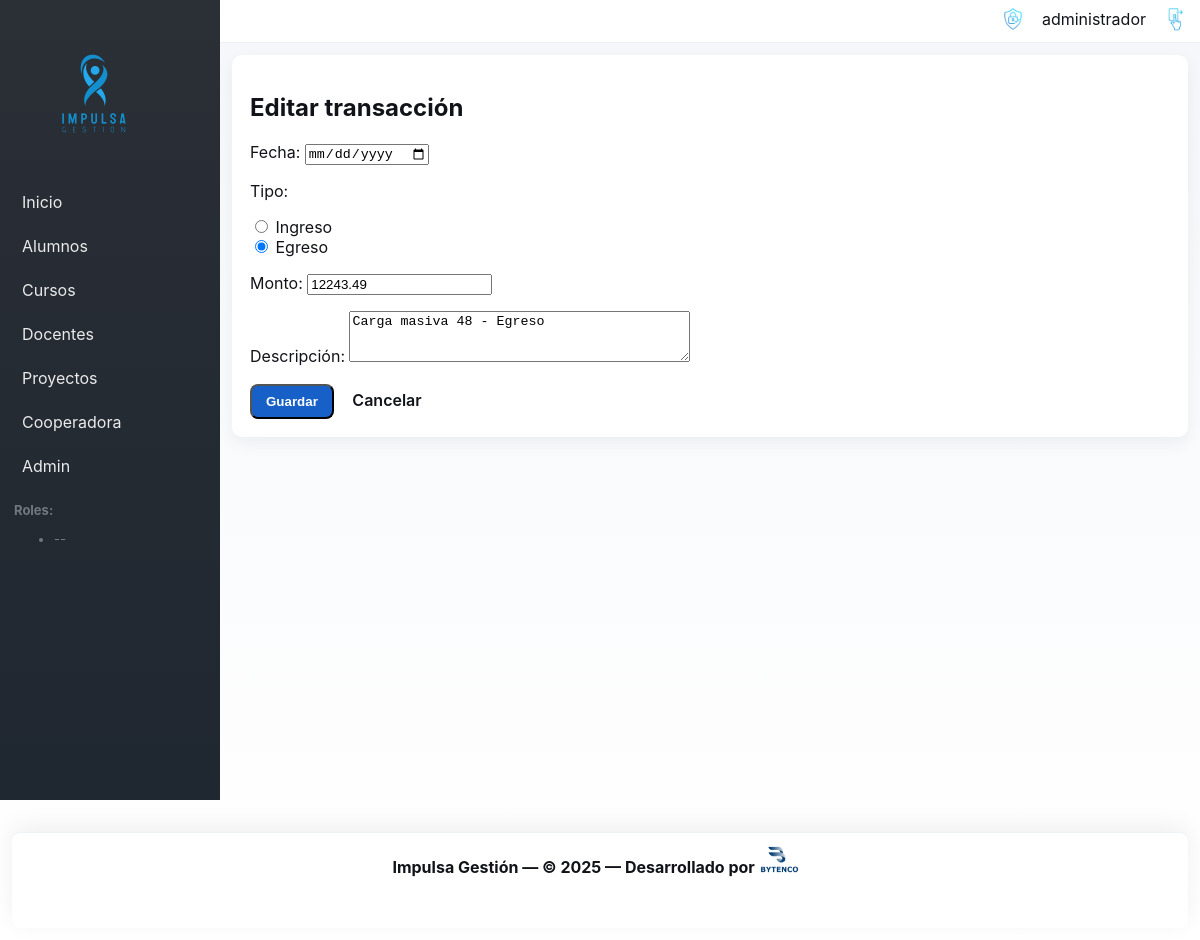
Page /cooperadora/transactions/52/edit/ (signed in) on the committed database.
### cooperadora/models.py (models this page shows, shortened)
class Transaction(models.Model):
    INCOME = 'IN'
    EXPENSE = 'EX'
    ADJUSTMENT = 'AJ'
    TYPE_CHOICES = [
        (INCOME, 'Ingreso'),
        (EXPENSE, 'Egreso'),
        (ADJUSTMENT, 'Ajuste'),
    ]
    date = models.DateField()
    type = models.CharField(max_length=2, choices=TYPE_CHOICES)
    amount = models.DecimalField(max_digits=12, decimal_places=2)
    description = models.TextField(blank=True)
    class Meta:
        permissions = [
            ("manage_adjustments", "Can add/change adjustments"),
        ]

### cooperadora/views.py (the view)
# urls.py: path('transactions/<int:pk>/edit/', views.TransactionUpdateView.as_view(), name='transaction_edit'),
class TransactionUpdateView(LoginRequiredMixin, PermissionRequiredMixin, UpdateView):
    model = Transaction
    form_class = TransactionForm
    template_name = 'cooperadora/transaction_form.html'
    success_url = reverse_lazy('cooperadora:transaction_list')
    permission_required = 'cooperadora.change_transaction'

### cooperadora/forms.py
class TransactionForm(forms.ModelForm):
    class Meta:
        model = Transaction
        fields = ['date', 'type', 'amount', 'description']
        labels = {
            'date': 'Fecha',
            'type': 'Tipo',
            'amount': 'Monto',
            'description': 'Descripción',
        }
        widgets = {
            'date': forms.DateInput(attrs={'type': 'date'}),
            'type': forms.RadioSelect(),
            'amount': forms.NumberInput(attrs={'step': '0.01'}),
            'description': forms.Textarea(attrs={'rows': 3}),
        }
    def __init__(self, *args, **kwargs):
        if 'initial' not in kwargs:
            kwargs['initial'] = {}
        kwargs['initial'].setdefault('date', date.today())
        super().__init__(*args, **kwargs)
        try:
            from .models import Transaction as T
            self.fields['type'].choices = [
                (T.INCOME, T.TYPE_CHOICES[0][1]),
                (T.EXPENSE, T.TYPE_CHOICES[1][1]),
            ]
        except Exception:
            pass

### templates/cooperadora/transaction_form.html (shortened to what this page needs)
{% extends 'base.html' %}
{% block content %}
  <h2>{% if object %}Editar{% else %}Nueva{% endif %} transacción</h2>
  <form method="post">
    {{ form.as_p }}
    <button class="btn" type="submit">Guardar</button>
    <a href="{% url 'cooperadora:transaction_list' %}" class="btn btn--ghost">Cancelar</a>
  </form>
{% endblock %}

### templates/base.html (shortened to what this page needs)
{% load static %}
<!doctype html>
<html lang="es">
  <head>
    <link rel="stylesheet" href="{% static 'css/site.css' %}">
  </head>
  <body>
    <div class="layout">
  <aside class="sidebar" id="site-sidebar" aria-hidden="true">
        <div class="sidebar-brand">
          <a href="/"><img src="{% static 'FullLogo_Transparent.png' %}" alt="Impulsa"/></a>
        </div>
        <nav class="sidebar-nav">
          <a href="/">Inicio</a>
          {% if user.is_authenticated and user.is_superuser or user.is_authenticated and 'students.view_student' in user_perms %}
            <a href="/students/">Alumnos</a>
          {% endif %}
          {% if user.is_authenticated and user.is_superuser or user.is_authenticated and 'courses.view_course' in user_perms %}
            <a href="/courses/">Cursos</a>
          {% endif %}
          {% if user.is_authenticated and user.is_superuser or user.is_authenticated and 'teachers.view_teacher' in user_perms %}
            <a href="/teachers/">Docentes</a>
          {% endif %}
          {% if user.is_authenticated and user.is_superuser or user.is_authenticated and 'projects.view_project' in user_perms %}
            <a href="/projects/">Proyectos</a>
          {% endif %}
          {% if user.is_authenticated and user.is_superuser or user.is_authenticated and 'cooperadora.view_transaction' in user_perms %}
            <a href="/cooperadora/">Cooperadora</a>
          {% endif %}
          {% if user.is_superuser %}
            <a href="/admin/">Admin</a>
          {% endif %}
        </nav>
        <div class="sidebar-roles">
          {% if user.is_authenticated %}
            <strong>Roles:</strong>
            <ul>
              {% for r in user_roles %}<li>{{ r }}</li>{% empty %}<li>--</li>{% endfor %}
            </ul>
          {% endif %}
        </div>
      </aside>
      <div class="main-area">
        <header class="topbar">
          <div class="container topbar-inner">
            <div class="top-actions">
              <div class="user-menu">
                  {% if user.is_authenticated %}
                    <div class="user-auth">
                      <img src="{% static 'Acceso_garantizado.png' %}" alt="Acceso garantizado" class="accesso-icon" aria-hidden="true"/>
                      <span class="user-name">{{ user.username }}</span>
                      <a href="{% url 'core:logout' %}" title="Salir" class="logout-link">
                        <img src="{% static 'Salir.png' %}" alt="Salir" class="logout-icon" />
                      </a>
                    </div>
                  {% else %}
                    <a href="{% url 'core:login' %}" title="Ingresar">
                      <img src="{% static 'Accesso.png' %}" alt="Ingresar" class="login-icon" />
                    </a>
                  {% endif %}
                </div>
            </div>
          </div>
        </header>
        <main class="container content-area">
          {% block content %}{% endblock %}
        </main>
      </div>
    </div>
    <footer class="site-footer">
      <div class="container">
        <p>
          Impulsa Gestión — &copy; 2025 — Desarrollado por
          <a href="https://www.bytenco.com.ar" target="_blank" rel="noopener noreferrer" class="bytenco-credit" aria-label="Bytenco">
            <img src="{% static 'Bytenco_reducido.png' %}" alt="Bytenco" class="bytenco-logo"/>
          </a>
        </p>
      </div>
    </footer>
  </body>
</html>

### static/css/site.css (style rules this page uses)
:root { --gray-900:#111319; --gray-700:#2b2f36; --gray-500:#72787f; --blue-800:#0b3d91; --blue-600:#1760c7; --sky-400:#56c3ff; --accent:#56c3ff; --muted:#f5f7fa; }
* { box-sizing:border-box }
body { margin:0; font-family: Inter, system-ui, -apple-system, "Segoe UI", Roboto, "Helvetica Neue", Arial; background: linear-gradient(180deg,var(--muted),#ffffff); color:var(--gray-900); padding-bottom:140px; }
.container { max-width:1100px; margin:0 auto; padding:20px; }
.layout { display:flex;min-height:100vh }
.sidebar { width:220px; background:linear-gradient(180deg,var(--gray-700), #1f2730); color:white; padding:18px 14px; }
.sidebar-brand { padding:12px 0;display:flex;align-items:center;gap:8px }
.sidebar-brand img { height:128px;display:block }
.sidebar-nav { display:flex;flex-direction:column;gap:8px;margin-top:14px }
.sidebar-nav a { color:rgba(255,255,255,0.9);text-decoration:none;padding:8px;border-radius:6px }
.sidebar-roles { margin-top:18px;font-size:13px;color:var(--gray-500) }
.main-area { flex:1;display:flex;flex-direction:column }
.topbar { background:white;border-bottom:1px solid #eef2f6;position:sticky;top:0;z-index:1200 }
.topbar .container { padding-left:12px;padding-right:12px;padding-top:6px;padding-bottom:6px }
.topbar-inner { display:flex;align-items:center;justify-content:space-between;padding:0 }
.top-actions { display:flex;gap:12px;align-items:center }
.user-menu a { display:inline-flex;align-items:center;gap:8px }
.accesso-icon { height:26px;vertical-align:middle;margin-right:8px }
.logout-icon { height:26px;vertical-align:middle;margin-left:8px;filter:brightness(0.9) }
.user-auth { display:inline-flex;align-items:center;gap:8px }
.notif-icon, .login-icon, .bytenco-logo, .accesso-icon, .logout-icon { transition: transform .12s ease, filter .12s ease, opacity .12s ease; will-change: transform, filter, opacity; }
.content-area { background:white;margin:12px;border-radius:10px;padding:18px;box-shadow:0 6px 18px rgba(16,24,40,0.06) }
.site-footer { margin-top:12px; padding:14px 0; text-align:center; color:var(--gray-700); background:white; position:fixed; left:12px;right:12px;bottom:12px; height:96px; border-top:1px solid #eef2f6; z-index:9999; padding:12px 20px; border-radius:8px; box-shadow:0 -6px 24px rgba(16,24,40,0.06); }
.site-footer .container { display:flex;align-items:center;justify-content:center;gap:10px;padding:0 }
.site-footer p { margin:0;color:var(--gray-900);font-weight:700;font-size:16px;white-space:normal }
.site-footer a.bytenco-credit { display:inline-flex;align-items:center;gap:8px;color:var(--blue-600);text-decoration:none }
.site-footer img.bytenco-logo { height:28px }
.bytenco-logo { height:18px;vertical-align:middle;margin-right:8px;filter:brightness(0.95) }
.bytenco-credit { color:var(--gray-500);text-decoration:none }
h1,h2 { color:var(--gray-900) }
.btn { display:inline-block; padding:8px 14px; border-radius:8px; background:var(--blue-600); color:white; text-decoration:none; font-weight:600; }
.btn--ghost { background:transparent; border:1px solid var(--gray-300); color:var(--gray-900); }

### rows in the picture
Transaction: type "☐ Ingreso ☑ Egreso", amount "12243.49", description "Carga masiva 48 - Egreso"

### other values in the picture
{{ user.username }} "administrador"
